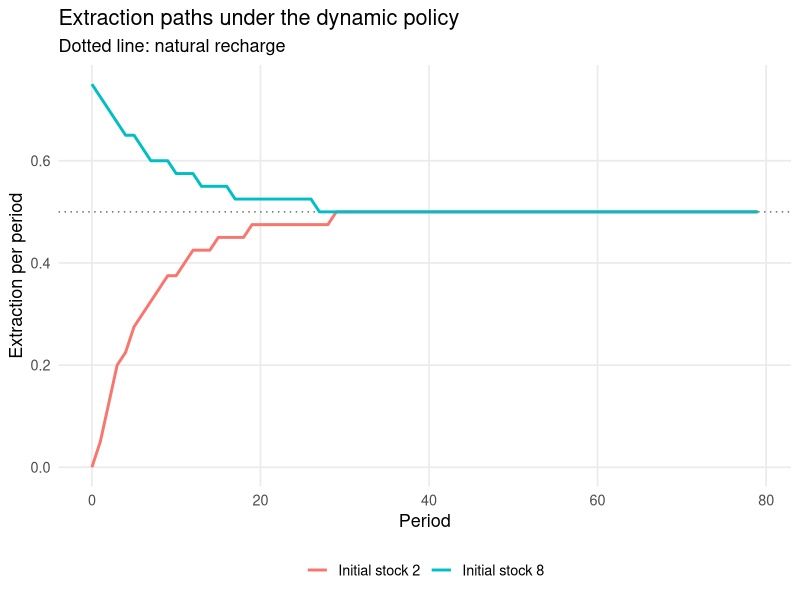
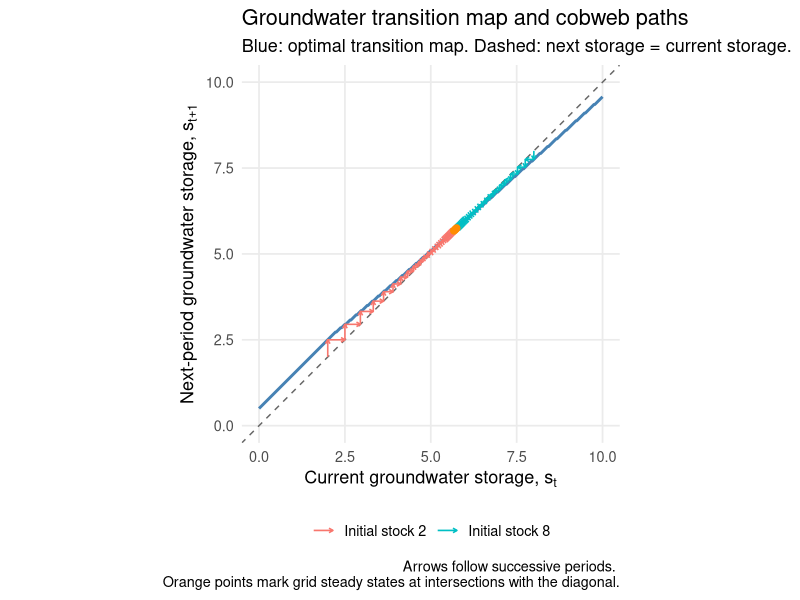
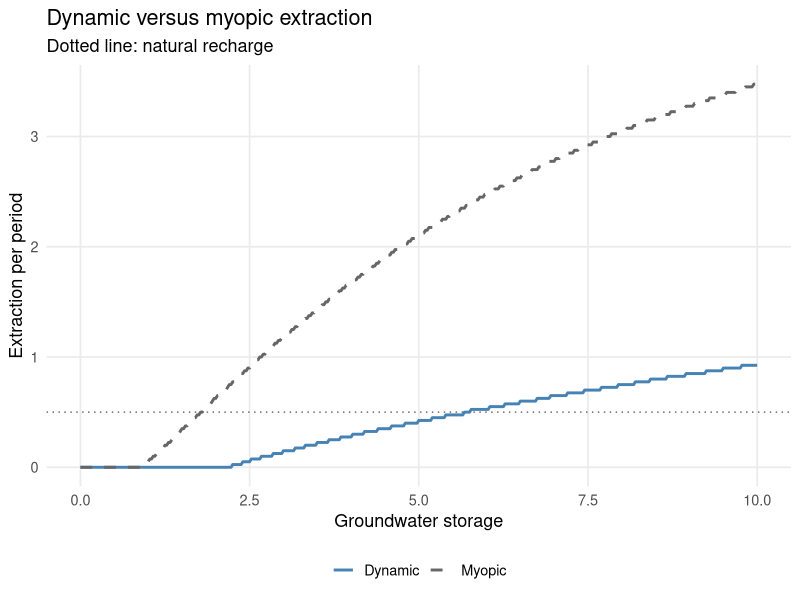
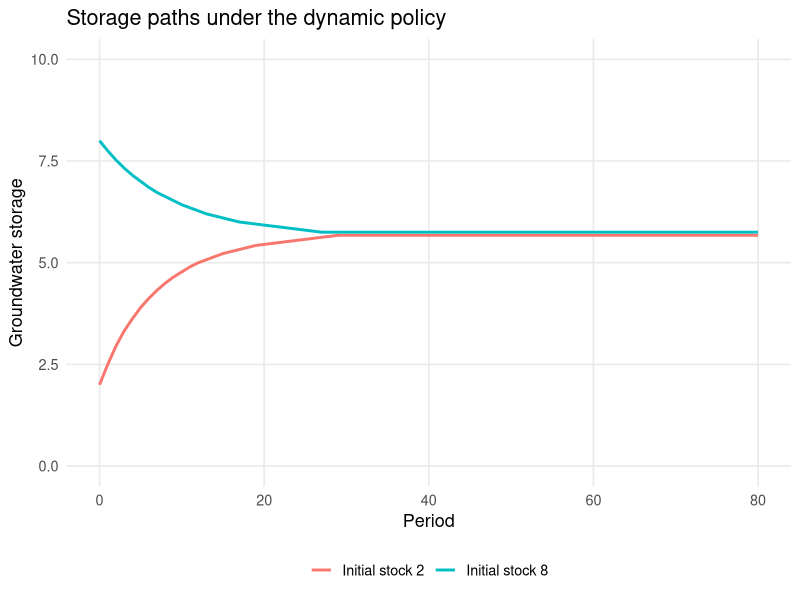
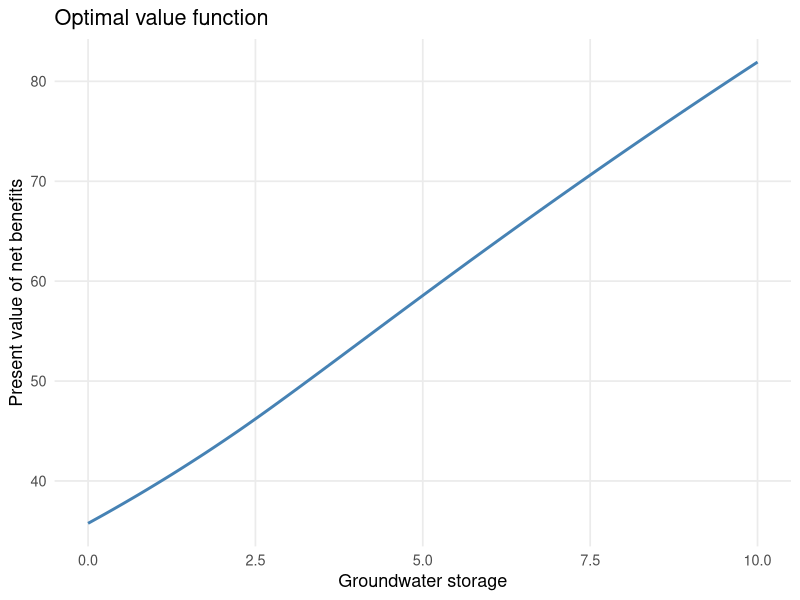

These charts were generated, in order, by the following R code:
# Groundwater management with value function iteration
# AREC 615: run sections interactively, then change parameters and rerun.
# Illustrative units: storage/extraction in million acre-feet; benefits and
# costs in million dollars per period. Parameters are not empirical estimates.
# Requires ggplot2. From the repository root:
#   Rscript modules/dynamic_programming/Bert_Model_Lab.R

library(ggplot2)

# 1. Parameters -----------------------------------------------------------
a <- 10             # scale of benefits from water use
c0 <- 0.5           # unit pumping cost at full storage
c1 <- 2             # sensitivity of unit pumping cost to depletion
c2 <- 0.5           # increasing marginal cost of extraction within a period
Sbar <- 10          # aquifer capacity
epsilon <- 1        # keeps pumping costs finite at zero storage
w <- 0.5            # natural recharge arriving AFTER extraction
beta <- 0.95        # discount factor
r <- 1 / beta - 1
# Baseline: interior long-run storage near 5.7, with extraction equal to
# recharge (0.5). Zero extraction at low stocks is an economically meaningful
# corner; interiority is intended at the steady state, not at every stock.

# Numerical settings: refine both grids to assess discretization error.
Ns <- 401
Nx <- 401
S <- seq(0, Sbar, length.out = Ns)
X <- seq(0, Sbar, length.out = Nx)
tol <- 1e-7         # stopping tolerance for successive value functions
max_iter <- 2000
n_periods <- 80
initial_stocks <- c(2, 8)
make_plots <- interactive()  # set TRUE to draw plots when running sections

stopifnot(a > 0, c0 >= 0, c1 > 0, c2 >= 0, Sbar > 0,
          epsilon > 0, w > 0, w < Sbar, beta > 0, beta < 1,
          Ns >= 2, Nx >= 2, tol > 0,
          all(initial_stocks >= 0 & initial_stocks <= Sbar))

# 2. Economic and hydrological functions ---------------------------------
benefit <- function(x) a * log1p(x)
unit_cost <- function(s) c0 + c1 * (Sbar - s) / (s + epsilon)
cost <- function(x, s) unit_cost(s) * x + 0.5 * c2 * x^2
profit <- function(x, s) benefit(x) - cost(x, s)
next_stock <- function(s, x) pmin(Sbar, s - x + w)
# Extraction is constrained to [0,s]. Recharge exceeding capacity spills.
# Bellman equation: V(s) = max_x {profit(x,s) + beta*V(next_stock(s,x))}.
# Bounded rewards and beta < 1 make the Bellman operator a contraction.
# Linear interpolation uses convex weights, preserving this property for
# the discretized operator. No extrapolation or rounding of next stock.

# 3. Initialize, then iterate ---------------------------------------------
V <- rep(0, Ns)
policy <- rep(0, Ns)
V_history <- matrix(NA_real_, nrow = Ns, ncol = max_iter + 1)
V_history[, 1] <- V
changes <- numeric(max_iter)
diff <- Inf
iter <- 0

while (diff > tol && iter < max_iter) {
  V_new <- numeric(Ns)
  for (i in seq_along(S)) {
    s <- S[i]
    # Include x=s even when the two grids do not coincide.
    x_feasible <- sort(unique(c(X[X <= s], s)))
    s_next <- next_stock(s, x_feasible)
    continuation <- approx(S, V, xout = s_next)$y
    objective <- profit(x_feasible, s) + beta * continuation
    best <- which.max(objective)  # ties go to the smaller extraction
    V_new[i] <- objective[best]
    policy[i] <- x_feasible[best]
  }
  diff <- max(abs(V_new - V))
  V <- V_new
  iter <- iter + 1
  changes[iter] <- diff
  V_history[, iter + 1] <- V
  if (iter == 1 || iter %% 50 == 0) {
    cat(sprintf("Iteration %3d: maximum value change = %.8f\n", iter, diff))
  }
}
if (diff > tol) stop("VFI did not converge: increase max_iter or inspect inputs.")
changes <- changes[seq_len(iter)]
V_history <- V_history[, seq_len(iter + 1), drop = FALSE]

# Recover a policy with respect to the FINAL value function, and
# check the Bellman residual (distinct from the successive-iteration change).
T_V <- numeric(Ns)
myopic_policy <- numeric(Ns)
for (i in seq_along(S)) {
  s <- S[i]
  x_feasible <- sort(unique(c(X[X <= s], s)))
  current_profit <- profit(x_feasible, s)
  objective <- current_profit + beta *
    approx(S, V, xout = next_stock(s, x_feasible))$y
  best <- which.max(objective)
  policy[i] <- x_feasible[best]
  T_V[i] <- objective[best]
  myopic_policy[i] <- x_feasible[which.max(current_profit)]
}
bellman_residual <- max(abs(T_V - V))
value_error_bound <- bellman_residual / (1 - beta)
# This bound concerns the grid Bellman equation, NOT discretization error.
stopifnot(all(is.finite(V)), all(policy >= 0), all(policy <= S),
          bellman_residual <= tol)
results <- data.frame(stock = S, value = V, extraction = policy,
                      myopic_extraction = myopic_policy,
                      next_stock = next_stock(S, policy))
cat(sprintf("Converged in %d iterations; Bellman residual = %.3g.\n",
            iter, bellman_residual))
cat(sprintf("Value error bound for grid problem = %.3g.\n", value_error_bound))

# 4. Simulate the policy from low and high initial storage -----------------
# Interpolate the policy between storage nodes. Clip only numerical roundoff
# or interpolation error to maintain feasibility. Recompute actual transitions.
simulate_path <- function(s0, extraction_policy) {
  storage <- numeric(n_periods + 1)
  extraction <- net_benefit <- spill <- numeric(n_periods)
  storage[1] <- s0
  for (t in seq_len(n_periods)) {
    s <- storage[t]
    x <- approx(S, extraction_policy, xout = s)$y
    x <- max(0, min(s, x))
    extraction[t] <- x
    net_benefit[t] <- profit(x, s)
    spill[t] <- max(0, s - x + w - Sbar)
    storage[t + 1] <- next_stock(s, x)
  }
  data.frame(period = 0:n_periods, stock = storage,
             extraction = c(extraction, NA_real_),
             net_benefit = c(net_benefit, NA_real_),
             spill = c(spill, NA_real_))
}
paths <- lapply(initial_stocks, simulate_path, extraction_policy = policy)
myopic_paths <- lapply(initial_stocks, simulate_path,
                       extraction_policy = myopic_policy)
path_summary <- data.frame(
  initial_stock = initial_stocks,
  final_stock = vapply(paths, function(p) tail(p$stock, 1), numeric(1)),
  final_extraction = vapply(paths, function(p) tail(p$extraction, 2)[1], numeric(1)),
  myopic_final_stock = vapply(myopic_paths, function(p) tail(p$stock, 1), numeric(1))
)
print(path_summary, row.names = FALSE)
# With discrete controls, x=w can hold over a small stock interval. Do not
# interpret that grid-induced interval as evidence of a unique exact steady state.
steady_grid <- S[abs(policy - w) < 1e-10 & S > 0 & S < Sbar]
if (length(steady_grid) > 0) {
  cat(sprintf("Grid stocks with extraction = recharge: %.3f to %.3f.\n",
              min(steady_grid), max(steady_grid)))
}

# 5. Plot results with ggplot2 --------------------------------------------
# Plot objects are always created so they can be inspected individually or
# saved with ggsave(). make_plots controls automatic display only.
plot_theme <- theme_minimal(base_size = 13) +
  theme(panel.grid.minor = element_blank(), legend.position = "bottom")

policy_data <- rbind(
  data.frame(stock = S, extraction = policy, rule = "Dynamic"),
  data.frame(stock = S, extraction = myopic_policy, rule = "Myopic")
)
path_data <- do.call(rbind, lapply(seq_along(paths), function(i) {
  transform(paths[[i]], initial_stock = paste("Initial stock", initial_stocks[i]))
}))

value_plot <- ggplot(results, aes(stock, value)) +
  geom_line(linewidth = 1, color = "steelblue") +
  labs(title = "Optimal value function", x = "Groundwater storage",
       y = "Present value of net benefits") + plot_theme

policy_plot <- ggplot(policy_data, aes(stock, extraction, color = rule,
                                       linetype = rule)) +
  geom_hline(yintercept = w, linetype = "dotted", color = "gray40") +
  geom_line(linewidth = 1) +
  scale_color_manual(values = c(Dynamic = "steelblue", Myopic = "gray40")) +
  scale_linetype_manual(values = c(Dynamic = "solid", Myopic = "dashed")) +
  labs(title = "Dynamic versus myopic extraction",
       subtitle = "Dotted line: natural recharge", x = "Groundwater storage",
       y = "Extraction per period", color = NULL, linetype = NULL) + plot_theme

storage_plot <- ggplot(path_data, aes(period, stock, color = initial_stock)) +
  geom_line(linewidth = 1) +
  coord_cartesian(ylim = c(0, Sbar)) +
  labs(title = "Storage paths under the dynamic policy", x = "Period",
       y = "Groundwater storage", color = NULL) + plot_theme

extraction_plot <- ggplot(subset(path_data, !is.na(extraction)),
                          aes(period, extraction, color = initial_stock)) +
  geom_hline(yintercept = w, linetype = "dotted", color = "gray40") +
  geom_line(linewidth = 1) +
  labs(title = "Extraction paths under the dynamic policy",
       subtitle = "Dotted line: natural recharge", x = "Period",
       y = "Extraction per period", color = NULL) + plot_theme

if (make_plots) {
  print(value_plot)
  print(policy_plot)
  print(storage_plot)
  print(extraction_plot)
}

# 6. Discrete-time phase diagram with cobweb paths -------------------------
# Plot s_(t+1) against s_t. Above the identity line storage rises; below
# it storage falls. Intersections are fixed points of the grid policy.
phase_data <- results
fixed_points <- subset(phase_data, abs(next_stock - stock) < 1e-10)

# Start each cobweb on the diagonal at (s_0, s_0). Each period consists of:
#   1. a vertical move from (s_t, s_t) to (s_t, s_(t+1)) on the map;
#   2. a horizontal move to (s_(t+1), s_(t+1)) on the diagonal.
# Reuse the simulated paths, including the capacity limit and interpolated
# policy, rather than constructing an unrelated illustrative trajectory.
cobweb_data <- do.call(rbind, lapply(seq_along(paths), function(i) {
  s_now <- head(paths[[i]]$stock, -1)
  s_next <- tail(paths[[i]]$stock, -1)
  label <- paste("Initial stock", initial_stocks[i])
  rbind(
    data.frame(period = seq_along(s_now) - 1, initial_stock = label,
               leg = "vertical", x = s_now, y = s_now,
               xend = s_now, yend = s_next),
    data.frame(period = seq_along(s_now) - 1, initial_stock = label,
               leg = "horizontal", x = s_now, y = s_next,
               xend = s_next, yend = s_next)
  )
}))
# Omit zero-length segments once a trajectory has reached a grid steady state.
cobweb_data <- subset(cobweb_data, abs(xend - x) + abs(yend - y) > 1e-10)

phase_plot <- ggplot(phase_data, aes(stock, next_stock)) +
  geom_abline(intercept = 0, slope = 1, color = "gray40", linetype = "dashed") +
  geom_line(linewidth = 1, color = "steelblue") +
  geom_segment(data = cobweb_data,
               aes(x = x, y = y, xend = xend, yend = yend,
                   color = initial_stock),
               inherit.aes = FALSE, linewidth = 0.55,
               arrow = grid::arrow(length = grid::unit(0.045, "inches"))) +
  geom_point(data = fixed_points, color = "darkorange", size = 2) +
  coord_equal(xlim = c(0, Sbar), ylim = c(0, Sbar)) +
  labs(title = "Groundwater transition map and cobweb paths",
       subtitle = "Blue: optimal transition map. Dashed: next storage = current storage.",
       x = expression("Current groundwater storage, " * s[t]),
       y = expression("Next-period groundwater storage, " * s[t+1]),
       color = NULL,
       caption = paste("Arrows follow successive periods.",
                       "\nOrange points mark grid steady states at intersections with the diagonal.")) +
  plot_theme

if (make_plots) print(phase_plot)

# Try next: change beta, recharge w, or depletion sensitivity c1. Refine Ns
# and Nx together. Stochastic recharge replaces continuation by a weighted
# average over next stocks; persistent drought requires a second state.
